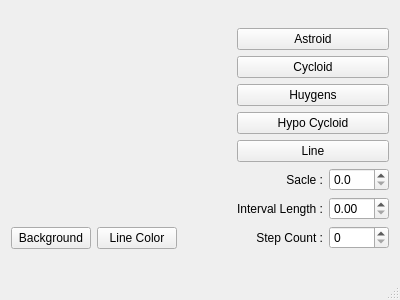
<?xml version="1.0" encoding="UTF-8"?>
<ui version="4.0">
 <class>MainWindow</class>
 <widget class="QMainWindow" name="MainWindow">
  <property name="geometry">
   <rect>
    <x>0</x>
    <y>0</y>
    <width>400</width>
    <height>300</height>
   </rect>
  </property>
  <property name="windowTitle">
   <string>MainWindow</string>
  </property>
  <widget class="QWidget" name="centralWidget">
   <layout class="QGridLayout" name="gridLayout">
    <item row="0" column="0">
     <layout class="QVBoxLayout" name="verticalLayout_2">
      <item>
       <widget class="RenderArea" name="renderArea" native="true"/>
      </item>
      <item>
       <layout class="QHBoxLayout" name="horizontalLayout_4">
        <item>
         <widget class="QPushButton" name="btnBackground">
          <property name="text">
           <string>Background</string>
          </property>
         </widget>
        </item>
        <item>
         <widget class="QPushButton" name="btnLineColor">
          <property name="text">
           <string>Line Color</string>
          </property>
         </widget>
        </item>
        <item>
         <spacer name="horizontalSpacer">
          <property name="orientation">
           <enum>Qt::Horizontal</enum>
          </property>
          <property name="sizeHint" stdset="0">
           <size>
            <width>40</width>
            <height>20</height>
           </size>
          </property>
         </spacer>
        </item>
       </layout>
      </item>
     </layout>
    </item>
    <item row="0" column="1">
     <layout class="QVBoxLayout" name="verticalLayout">
      <item>
       <widget class="QPushButton" name="btnAstroid">
        <property name="text">
         <string>Astroid</string>
        </property>
       </widget>
      </item>
      <item>
       <widget class="QPushButton" name="btnCycloid">
        <property name="text">
         <string>Cycloid</string>
        </property>
       </widget>
      </item>
      <item>
       <widget class="QPushButton" name="btnHuygens">
        <property name="text">
         <string>Huygens</string>
        </property>
       </widget>
      </item>
      <item>
       <widget class="QPushButton" name="btnHypo">
        <property name="text">
         <string>Hypo Cycloid</string>
        </property>
       </widget>
      </item>
      <item>
       <widget class="QPushButton" name="btnLine">
        <property name="text">
         <string>Line</string>
        </property>
       </widget>
      </item>
      <item>
       <layout class="QHBoxLayout" name="horizontalLayout">
        <item>
         <widget class="QLabel" name="label">
          <property name="layoutDirection">
           <enum>Qt::LeftToRight</enum>
          </property>
          <property name="text">
           <string>Sacle :</string>
          </property>
          <property name="alignment">
           <set>Qt::AlignRight|Qt::AlignTrailing|Qt::AlignVCenter</set>
          </property>
         </widget>
        </item>
        <item>
         <widget class="QDoubleSpinBox" name="spinScale">
          <property name="maximumSize">
           <size>
            <width>60</width>
            <height>16777215</height>
           </size>
          </property>
          <property name="decimals">
           <number>1</number>
          </property>
          <property name="singleStep">
           <double>0.100000000000000</double>
          </property>
         </widget>
        </item>
       </layout>
      </item>
      <item>
       <layout class="QHBoxLayout" name="horizontalLayout_2">
        <item>
         <widget class="QLabel" name="label_2">
          <property name="text">
           <string>Interval Length :</string>
          </property>
          <property name="alignment">
           <set>Qt::AlignRight|Qt::AlignTrailing|Qt::AlignVCenter</set>
          </property>
         </widget>
        </item>
        <item>
         <widget class="QDoubleSpinBox" name="spinInterval">
          <property name="maximumSize">
           <size>
            <width>60</width>
            <height>16777215</height>
           </size>
          </property>
          <property name="maximum">
           <double>100.000000000000000</double>
          </property>
          <property name="singleStep">
           <double>0.100000000000000</double>
          </property>
         </widget>
        </item>
       </layout>
      </item>
      <item>
       <layout class="QHBoxLayout" name="horizontalLayout_3">
        <item>
         <widget class="QLabel" name="label_3">
          <property name="text">
           <string>Step Count :</string>
          </property>
          <property name="alignment">
           <set>Qt::AlignRight|Qt::AlignTrailing|Qt::AlignVCenter</set>
          </property>
         </widget>
        </item>
        <item>
         <widget class="QSpinBox" name="spinCount">
          <property name="maximumSize">
           <size>
            <width>60</width>
            <height>16777215</height>
           </size>
          </property>
          <property name="maximum">
           <number>512</number>
          </property>
          <property name="singleStep">
           <number>8</number>
          </property>
         </widget>
        </item>
       </layout>
      </item>
     </layout>
    </item>
   </layout>
  </widget>
  <widget class="QStatusBar" name="statusBar"/>
 </widget>
 <layoutdefault spacing="6" margin="11"/>
 <customwidgets>
  <customwidget>
   <class>RenderArea</class>
   <extends>QWidget</extends>
   <header location="global">renderarea.h</header>
   <container>1</container>
  </customwidget>
 </customwidgets>
 <resources/>
 <connections/>
</ui>
